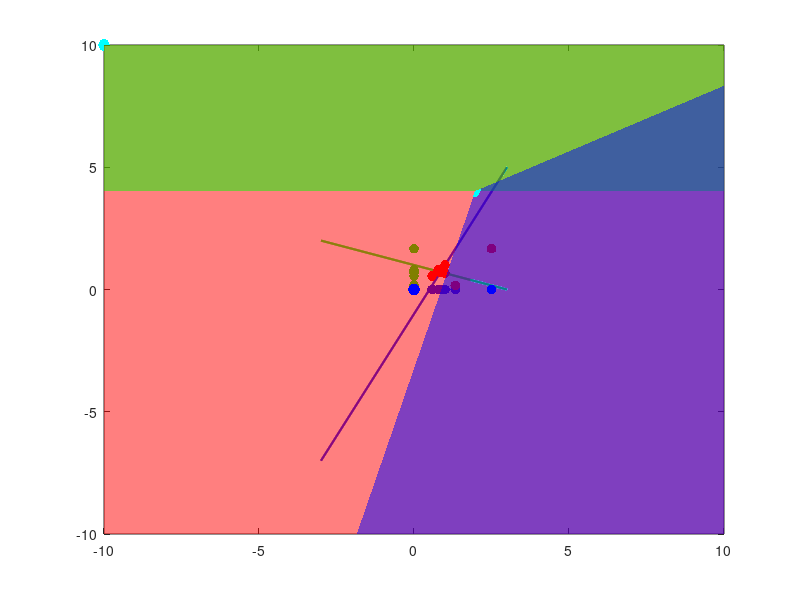

The MATLAB source for this figure:
clear all;close all;clc

%% GLOBALS

%Controls thickness of plot lines
lineWidth = 1.5;

%Controls size of iteration points
ptSize = 50;

%%
%{

Jacobi Iteration in 2 dimensions 

Just like we said on Friday the 10th, 
if you don't know what's going on with 
a large system or example, make up your
own and investigate.

Here's mine.
%}


A = [-2 1 ; 
      1 3];

b = [-1 ;
      3];

%{
Before we do anything, let's see what 
the system, Ax = b looks like. 

Remember that this

      Ax = b
      
Means this      
      
    [-2  1]  * [x]   =  [-1]
    [ 1  3]    [y]      [ 3]
      
      
We can multiply this out to get
      
     -2x +  y = -1
       x + 3y =  3
      
Let's just graph this system. It's 
two lines, and "solving the system" 
Ax = b, means that we want to find 
the unique point in the plane where
the two lines meet.
       

      
It's nice to write out all of the 
different forms of the system that 
we're going to use      

*****Given Form*****
Line 1:     -2x +  y = -1
Line 2:       x + 3y =  3
      
*****Plotting Form*****      
(want y as function of x)   
Line 1:      y =      2x - 1   
Line 2:      y = -(1/3)x + 1      
      
*****Jacobi Form*****      
(first want x as func of y)     
Line 1:      x = (1/2)y + (1/2)  
      
(then we want y as func of x)   
Line 2:      y =-(1/3)x +  1
%}
%% Look at the system

%Before solving, let's look at it.

L1 = @(x)  2*x - 1;
L2 = @(x) -(1/3)*x + 1;

xAxis = -3:0.01:3;

plot(xAxis,L1(xAxis),'-b','LineWidth',lineWidth);
axis([0 1 0 1])
hold on
plot(xAxis,L2(xAxis), '-g','LineWidth',lineWidth);
     
     
%%     
     
     
%Initial conditions
xOld = 1;
yOld = 1;

scatter(xOld,yOld,ptSize,'r','filled')


%%

%This info comes from blue line
%and informs the new x coord. 
xNew = (1/2)*yOld + (1/2);

%So we'll plot it on the x axis in blue
scatter(xNew,0,ptSize,'b','filled')

%%

%This info comes from green line
%and informs the new y coord. 
yNew = (-1/3)*xOld + 1;

%So we'll plot it on the y axis in green
scatter(0,yNew,ptSize,'g','filled')
%(it starts off the screen!)


%%

%We'll plot the point in red, which
%we won't see yet.
scatter(xNew,yNew,ptSize,'r','filled');



%% Iterate

close all

%New initial conditions
xOld = -2;
yOld = 4;

plot(xAxis,L1(xAxis),'-b','LineWidth',lineWidth);
axis([0 1 0 1])
hold on
plot(xAxis,L2(xAxis), '-g','LineWidth',lineWidth);


for i = 1:100

xNew = (1/2)*yOld + (1/2);

scatter(xNew,0,ptSize,'b','filled')

yNew = (-1/3)*xOld + 1;

scatter(0,yNew,ptSize,'g','filled')

scatter(xNew,yNew,ptSize,'r','filled');

sprintf('Iteration number %d ',i)
xOld = xNew 
yOld = yNew

%This will wait until
%you hit any key to continue
pause
%Hit Ctrl+C to get out!

end

%%   Now let's do 3 dimensions 

A = [4 -1 1;
     4 -8 1;
    -2  1 5];

b = [7; -21; 15];
%{

*****Given Form*****
Plane 1:     4x - y + z = 7
Plane 2:     4x -8y + z = -21
Plane 3:    -2x + y +5z = 15 
      
*****Plotting Form*****      
(want z as function of x and y)   
Plane 1:      z =    -4x +      y +  7
Plane 2:      z =    -4x +     8y - 21      
Plane 3:      z = (2/5)x - (1/5)y +  3
      

*****Jacobi Form*****
x = (1/4)*y - (1/4)*z + (7/4)
y = (1/2)*x + (1/8)*z + (21/8)
z = (2/5)*x - (1/5)*y + 3
%}

%Googling "matlab surface" got me to the
%function "surf". Google "matlab surf" or
%in the command window, run
%
%>> doc surf

%and see if you can figure out how and 
%why I'm setting this up this way.
[X Y] = meshgrid(-10:.1:10);
P1 = -4*X + Y + 7*ones(size(X));
P2 = -4*X + 8*Y -21*ones(size(X));
P3 = (2/5)*X - (1/5)*Y + 3*ones(size(X));


close all;

surf(X,Y,P1,'FaceColor','red','FaceAlpha',.5,'EdgeColor','none')
axis([-10 10 -10 10 -150 100])
hold on
surf(X,Y,P2,'FaceColor','green','FaceAlpha',.5,'EdgeColor','none')
surf(X,Y,P3,'FaceColor','blue','FaceAlpha',.5,'EdgeColor','none')



% initial conditions
xOld = -10;
yOld = 10;
zOld = -150;


for j = 1:500
%Plot location of point
scatter3(xOld,yOld,zOld,'c','filled','SizeData',70)

%Update info
xNew = (1/4)*yOld - (1/4)*zOld + (7/4); %not 7
yNew = (1/2)*xOld + (1/8)*zOld + (21/8);
zNew = (2/5)*xOld - (1/5)*yOld + 3;


%Plot new x in red on x axis, similarly y&z. 
%NOTE: Does NOT correspond to info dependency!
scatter3(xNew,0,0,'r','filled','SizeData',70)
scatter3(0,yNew,0,'g','filled','SizeData',70)
scatter3(0,0,zNew,'b','filled','SizeData',70)

%Update
sprintf('Iteration number %d ',j)
xOld = xNew
yOld = yNew
zOld = zNew

pause
end


